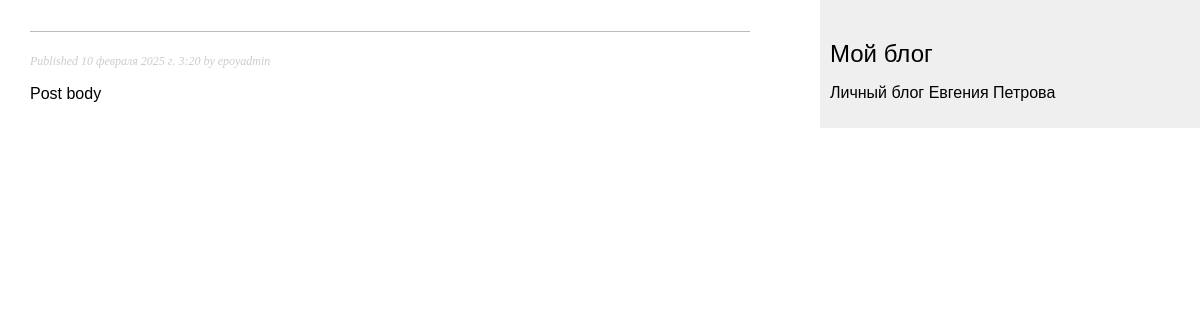
Page /blog/3/ on the committed database.
### blog/models.py (models this page shows, shortened)
class Post(models.Model):  # pylint: disable=C0115
    class Status(models.TextChoices):  # pylint: disable=C0115
        DRAFT='DF','Черновик'
        PUBLISHED='PB','Опублковано'
    title=models.CharField(max_length=255, unique=True, verbose_name='Заголовок')
    slug=models.SlugField(max_length=255, unique_for_date='publish', verbose_name='Слаг(путь)')
    author = models.ForeignKey(User,
                               on_delete=models.CASCADE,
                               related_name='blog_posts',
                               verbose_name='Автор')
    body=models.TextField(verbose_name='Текст поста')
    publish=models.DateTimeField(default=timezone.now, verbose_name='Дата публикации')
    created=models.DateTimeField(auto_now_add=True,verbose_name='Дата создания')
    updated=models.DateTimeField(auto_now=True, verbose_name='Дата изменения')
    status = models.CharField(max_length=2,
                              choices=Status.choices,
                              default=Status.DRAFT,
                              verbose_name='Статус поста')
    objects = models.Manager()
    published = PublishedManager()
    class Meta:  # pylint: disable=C0115
        ordering=['-publish']
        indexes=[
            models.Index(fields=['publish']),
        ]
        verbose_name="Пост"
        verbose_name_plural="Посты"

### blog/views.py (the view)
# urls.py: path('<int:post_id>/', views.post_detail, name='post_detail')
def post_detail(request, post_id):
    post = get_object_or_404(Post,
                             id = post_id,
                             status = Post.Status.PUBLISHED)
    return render(request,
                  'blog/post/detail.html',
                  {'post':post})

### blog/templates/blog/post/detail.html (shortened to what this page needs)
{% extends "blog/base.html" %}
{% block content %}
    <h1>{{post.ttle}}</h1>
    <p class="date">
        Published {{post.publish}} by {{post.author}}
    </p>
    {{post.body|linebreaks}}
{%endblock%}

### blog/static/css/blog.css (style rules this page uses)
body { margin:0; padding:0; font-family:helvetica, sans-serif; }
h1 { font-weight:normal; border-bottom:1px solid #bbb; padding:0 0 10px 0; }
p.date { color:#ccc; font-family: georgia, serif; font-size: 12px; font-style: italic; }

### rows in the picture
Post: publish "10 февраля 2025 г. 3:20", author "epoyadmin", body "Post body"
